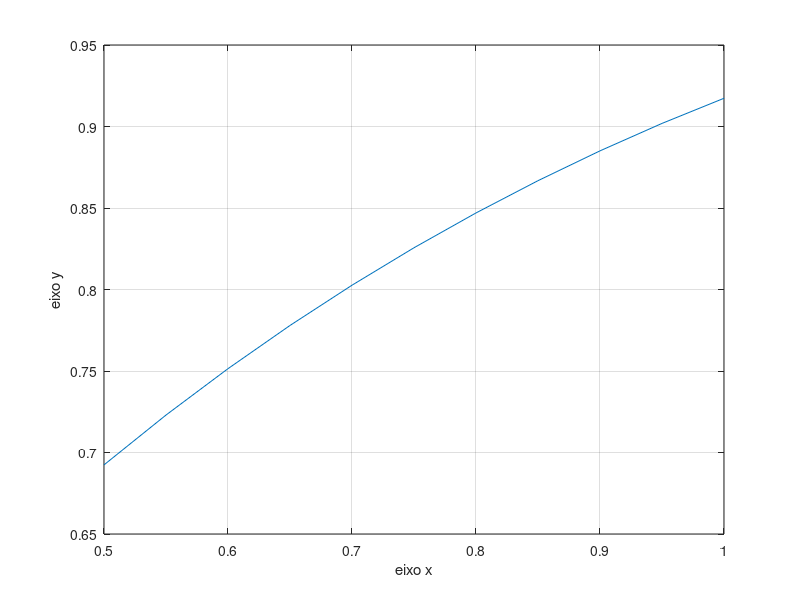

The MATLAB script that drew this image:
clc
clear all 
format long

x = [0.5:0.05:1];
y =  sqrt(sin(x));

plot(x,y)    % nesse caso muda cor e coloca circulos
xlabel('eixo x')
ylabel('eixo y')
grid;

%Mostra raiz
clc
clear all 

tol = 0.5*10^-4;
x(1) = 2.5;
for i = 1:150,
  % x(i + 1) = sin(x(i))^(1/2);
     x(i + 1) =  ( 5 + 3*x(i) )^(1/3) ;
     
     if ( x(i) - x(i + 1) ) < tol
         break;
     end
     
end

x'

clear all 



